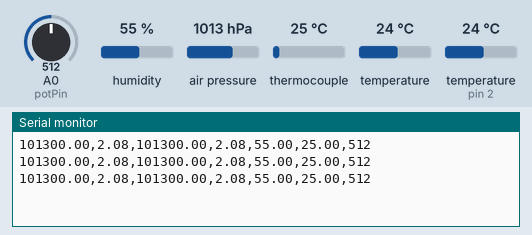
Bench run of a sketch on a simulated Arduino Uno, built with avr-gcc and run on an emulated ATmega328P. Parts: the last lines printed to the serial monitor. The inputs (shaded band) are chosen by the test bench; at power-on: humidity 55 %, air pressure 1013 hPa, thermocouple 25 °C, A0 (potPin) = 512, temperature 24 °C, temperature (sensor on pin 2) 24 °C.

Above: at 1.7 s.
1.8 s: humidity set to 22 %
At 3.0 s:
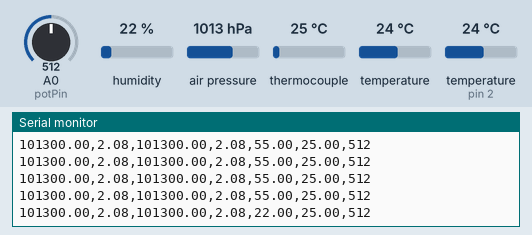
3.3 s: air pressure set to 952 hPa
At 4.6 s:
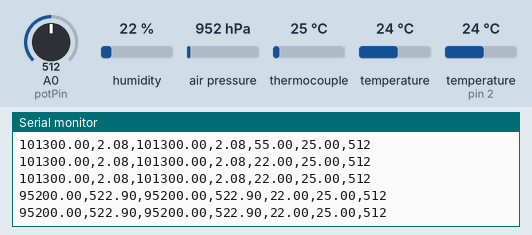
4.8 s: thermocouple set to 6 °C
At 4.8 s:
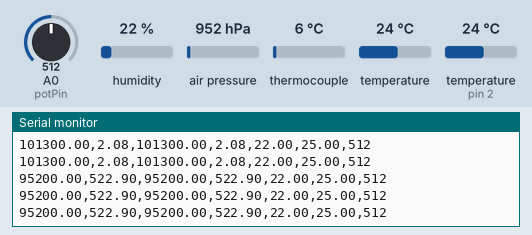
6.3 s: A0 (potPin) set to 716
At 6.3 s:
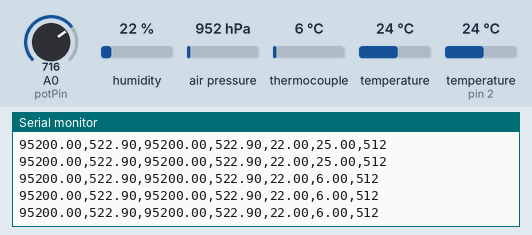
12.4 s: humidity set to 40 %
At 12.9 s:
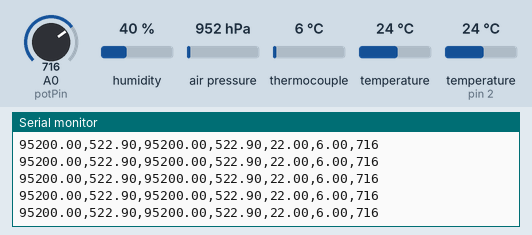
13.9 s: air pressure set to 975 hPa
At 14.9 s:
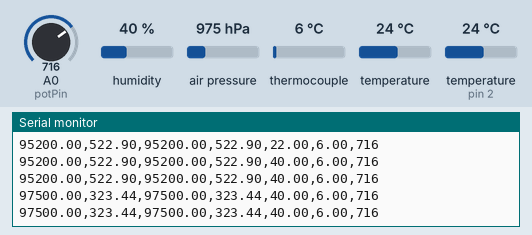
Timing chart, 0 to 16.4 s (numbered marks = the images above; inputs shaded):
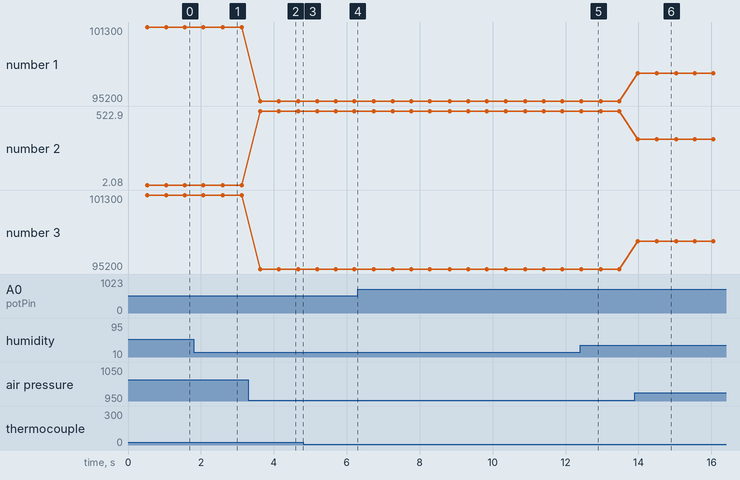

The sketch:

All_integration.ino
```cpp
#include <Wire.h>
#include <Adafruit_BMP085.h>
#include "DHT.h"
#include "max6675.h"

#define seaLevelPressure_hPa 1013.25
Adafruit_BMP085 bmp;

//DHT11 (Humidity
#define DHTPIN 2
#define DHTTYPE DHT11
DHT dht(DHTPIN, DHTTYPE);

//MAX6675 (Thermocouple Temp)
int thermoDO = 4;
int thermoCS = 5;
int thermoCLK = 6;
MAX6675 thermocouple(thermoCLK, thermoCS, thermoDO);

//Potentiometer (Analog Input)
int potPin = A0;

void setup() {
  Serial.begin(9600);
  delay(500);

  // Start BMP085
  if (!bmp.begin()) {
    Serial.println("Could not find a valid BMP085 sensor, check wiring!");
    while (1);
  }

  // Start DHT11
  dht.begin();

 // Serial.println("Sensor system initialized.");
}

void loop() {
  //BMP085 Measurements
  float bmpTemp = bmp.readTemperature();
  float bmpPressure = bmp.readPressure();
  float bmpAltitude = bmp.readAltitude();
  float bmpSealevel = bmp.readSealevelPressure();
  float bmpRealAltitude = bmp.readAltitude(seaLevelPressure_hPa * 100);

  //DHT11 Measurement
  float humidity = dht.readHumidity();

  //MAX6675 Measurement
  float thermoTemp = thermocouple.readCelsius();

  //Potentiometer Reading
  int potValue = analogRead(potPin);  // Range: 0–1023

  //Check for NaN values
  if (isnan(humidity)) {
    Serial.print("Failed to read from DHT11 sensor!");
    humidity = -1;
  }

  //Serial.println("=== Sensor Readings ===");
 // Serial.print("BMP085 Temp (°C): ");
 // Serial.println(bmpTemp);

 // Serial.print("BMP085 Pressure (Pa): ");
  Serial.print(bmpPressure);
  Serial.print(",");

  //Serial.print("BMP085 Altitude (m): ");
  Serial.print(bmpAltitude);
  Serial.print(",");
  //Serial.print("BMP085 Sealevel Pressure (Pa): ");
  Serial.print(bmpSealevel);
  Serial.print(",");
  //Serial.print("BMP085 Real Altitude (m): ");
  Serial.print(bmpRealAltitude);
  Serial.print(",");
 // Serial.print("DHT11 Humidity (%): ");
  Serial.print(humidity);
  Serial.print(",");
 // Serial.print("MAX6675 Thermocouple Temp (°C): ");
  Serial.print(thermoTemp);
  Serial.print(",");
 // Serial.print("Potentiometer Value (0–1023): ");
  Serial.print(potValue);
  // Serial.print(",");

  Serial.println();
  delay(500);
}
```

Measured:
- after the input at 1.8 s, the serial monitor: prints a new line after 0.80 s (image 1)
- after the input at 3.3 s, the serial monitor: prints a new line after 0.33 s (image 2)
- after the input at 13.9 s, the serial monitor: prints a new line after 0.08 s (image 6)
- plotted number 1: 101300 → 95200 after the input at 3.3 s, 95200 → 97500 after the input at 13.9 s
- plotted number 2: 2.08 → 522.9 after the input at 3.3 s, 522.9 → 323.44 after the input at 13.9 s
- plotted number 3: 101300 → 95200 after the input at 3.3 s, 95200 → 97500 after the input at 13.9 s
